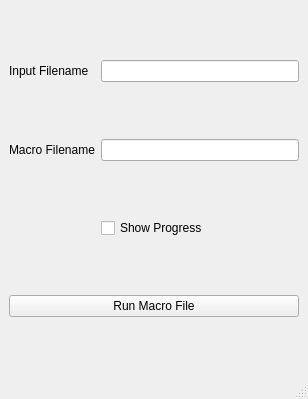
<?xml version="1.0" encoding="UTF-8"?>
<ui version="4.0">
 <class>MainWindow</class>
 <widget class="QMainWindow" name="MainWindow">
  <property name="geometry">
   <rect>
    <x>0</x>
    <y>0</y>
    <width>308</width>
    <height>399</height>
   </rect>
  </property>
  <property name="windowTitle">
   <string>MainWindow</string>
  </property>
  <widget class="QWidget" name="centralwidget">
   <layout class="QGridLayout" name="gridLayout">
    <item row="3" column="0" colspan="2">
     <widget class="QPushButton" name="run_button">
      <property name="text">
       <string>Run Macro File</string>
      </property>
     </widget>
    </item>
    <item row="1" column="0">
     <widget class="QLabel" name="label_2">
      <property name="text">
       <string>Macro Filename</string>
      </property>
     </widget>
    </item>
    <item row="2" column="1">
     <widget class="QCheckBox" name="progress_check">
      <property name="text">
       <string>Show Progress</string>
      </property>
     </widget>
    </item>
    <item row="1" column="1">
     <widget class="QLineEdit" name="macro_file"/>
    </item>
    <item row="0" column="1">
     <widget class="QLineEdit" name="input_file"/>
    </item>
    <item row="0" column="0">
     <widget class="QLabel" name="input_file_label">
      <property name="text">
       <string>Input Filename</string>
      </property>
     </widget>
    </item>
   </layout>
  </widget>
  <widget class="QMenuBar" name="menubar">
   <property name="geometry">
    <rect>
     <x>0</x>
     <y>0</y>
     <width>308</width>
     <height>22</height>
    </rect>
   </property>
  </widget>
  <widget class="QStatusBar" name="statusbar"/>
 </widget>
 <resources/>
 <connections/>
</ui>
